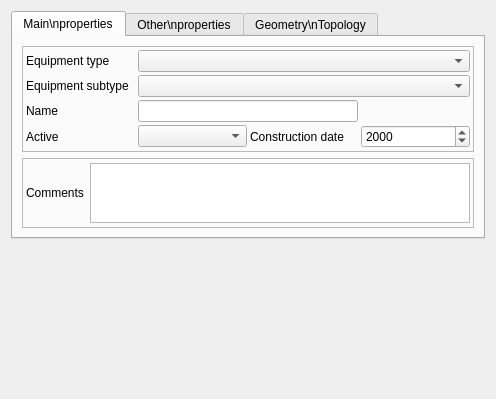
<?xml version="1.0" encoding="UTF-8"?>
<ui version="4.0">
 <class>Form_base3_wds</class>
 <widget class="QWidget" name="Form_base3_wds">
  <property name="geometry">
   <rect>
    <x>0</x>
    <y>0</y>
    <width>496</width>
    <height>399</height>
   </rect>
  </property>
  <property name="windowTitle">
   <string>Form</string>
  </property>
  <layout class="QVBoxLayout" name="verticalLayout" stretch="0,10">
   <item>
    <widget class="QTabWidget" name="tabWidget">
     <property name="currentIndex">
      <number>0</number>
     </property>
     <widget class="QWidget" name="tab">
      <attribute name="title">
       <string>Main\nproperties</string>
      </attribute>
      <layout class="QVBoxLayout" name="verticalLayout_2">
       <item>
        <widget class="QFrame" name="frame">
         <property name="frameShape">
          <enum>QFrame::StyledPanel</enum>
         </property>
         <property name="frameShadow">
          <enum>QFrame::Raised</enum>
         </property>
         <layout class="QGridLayout" name="gridLayout">
          <property name="leftMargin">
           <number>3</number>
          </property>
          <property name="topMargin">
           <number>3</number>
          </property>
          <property name="rightMargin">
           <number>3</number>
          </property>
          <property name="bottomMargin">
           <number>3</number>
          </property>
          <property name="spacing">
           <number>3</number>
          </property>
          <item row="0" column="0">
           <widget class="QLabel" name="label_2">
            <property name="text">
             <string>Equipment type</string>
            </property>
            <property name="wordWrap">
             <bool>true</bool>
            </property>
           </widget>
          </item>
          <item row="1" column="0">
           <widget class="QLabel" name="label_8">
            <property name="text">
             <string>Equipment subtype</string>
            </property>
            <property name="wordWrap">
             <bool>true</bool>
            </property>
           </widget>
          </item>
          <item row="3" column="0">
           <widget class="QLabel" name="label_28">
            <property name="text">
             <string>Active</string>
            </property>
           </widget>
          </item>
          <item row="2" column="0">
           <widget class="QLabel" name="label_24">
            <property name="text">
             <string>Name</string>
            </property>
           </widget>
          </item>
          <item row="3" column="1">
           <widget class="QComboBox" name="operational"/>
          </item>
          <item row="1" column="1" colspan="3">
           <widget class="QComboBox" name="equipmentsubtype"/>
          </item>
          <item row="0" column="1" colspan="3">
           <widget class="QComboBox" name="equipmenttype"/>
          </item>
          <item row="3" column="2">
           <widget class="QLabel" name="label_29">
            <property name="text">
             <string>Construction date</string>
            </property>
            <property name="wordWrap">
             <bool>true</bool>
            </property>
           </widget>
          </item>
          <item row="3" column="3">
           <widget class="QDateEdit" name="dateoperationalcreation">
            <property name="displayFormat">
             <string>yyyy</string>
            </property>
           </widget>
          </item>
          <item row="2" column="1" colspan="2">
           <widget class="QLineEdit" name="name"/>
          </item>
         </layout>
        </widget>
       </item>
       <item>
        <widget class="QFrame" name="frame_2">
         <property name="frameShape">
          <enum>QFrame::StyledPanel</enum>
         </property>
         <property name="frameShadow">
          <enum>QFrame::Raised</enum>
         </property>
         <layout class="QHBoxLayout" name="horizontalLayout">
          <property name="leftMargin">
           <number>3</number>
          </property>
          <property name="topMargin">
           <number>3</number>
          </property>
          <property name="rightMargin">
           <number>3</number>
          </property>
          <property name="bottomMargin">
           <number>3</number>
          </property>
          <item>
           <widget class="QLabel" name="label_7">
            <property name="text">
             <string>Comments</string>
            </property>
           </widget>
          </item>
          <item>
           <widget class="QTextBrowser" name="comment">
            <property name="maximumSize">
             <size>
              <width>16777215</width>
              <height>60</height>
             </size>
            </property>
            <property name="readOnly">
             <bool>false</bool>
            </property>
           </widget>
          </item>
         </layout>
        </widget>
       </item>
      </layout>
     </widget>
     <widget class="QWidget" name="tab_2">
      <attribute name="title">
       <string>Other\nproperties</string>
      </attribute>
      <layout class="QVBoxLayout" name="verticalLayout_3">
       <item>
        <widget class="QStackedWidget" name="stackedWidget">
         <property name="currentIndex">
          <number>1</number>
         </property>
         <widget class="QWidget" name="Regard">
          <layout class="QGridLayout" name="gridLayout_2">
           <item row="0" column="0">
            <widget class="QLabel" name="label_26">
             <property name="text">
              <string>Total dynamic head</string>
             </property>
             <property name="wordWrap">
              <bool>true</bool>
             </property>
            </widget>
           </item>
           <item row="0" column="2">
            <widget class="QToolButton" name="toolButton_hmano">
             <property name="text">
              <string>...</string>
             </property>
            </widget>
           </item>
           <item row="0" column="1">
            <widget class="QDoubleSpinBox" name="totaldynamichead">
             <property name="minimum">
              <double>-1.000000000000000</double>
             </property>
             <property name="maximum">
              <double>999999.000000000000000</double>
             </property>
            </widget>
           </item>
           <item row="1" column="1">
            <spacer name="verticalSpacer_2">
             <property name="orientation">
              <enum>Qt::Vertical</enum>
             </property>
             <property name="sizeHint" stdset="0">
              <size>
               <width>20</width>
               <height>40</height>
              </size>
             </property>
            </spacer>
           </item>
          </layout>
         </widget>
         <widget class="QWidget" name="branchement">
          <layout class="QGridLayout" name="gridLayout_5">
           <item row="0" column="0">
            <widget class="QLabel" name="label_5">
             <property name="text">
              <string>Volume</string>
             </property>
             <property name="wordWrap">
              <bool>true</bool>
             </property>
            </widget>
           </item>
           <item row="2" column="0">
            <widget class="QLabel" name="label_25">
             <property name="text">
              <string>Overflow elevation</string>
             </property>
             <property name="wordWrap">
              <bool>true</bool>
             </property>
            </widget>
           </item>
           <item row="0" column="1">
            <widget class="QDoubleSpinBox" name="volume">
             <property name="minimum">
              <double>-1.000000000000000</double>
             </property>
             <property name="maximum">
              <double>999999.000000000000000</double>
             </property>
            </widget>
           </item>
           <item row="0" column="2">
            <widget class="QToolButton" name="toolButton_volume">
             <property name="text">
              <string>...</string>
             </property>
            </widget>
           </item>
           <item row="0" column="3">
            <widget class="QLabel" name="label_6">
             <property name="text">
              <string>Tank number</string>
             </property>
             <property name="wordWrap">
              <bool>true</bool>
             </property>
            </widget>
           </item>
           <item row="1" column="3">
            <widget class="QLabel" name="label_3">
             <property name="text">
              <string>Culvert elevation</string>
             </property>
             <property name="wordWrap">
              <bool>true</bool>
             </property>
            </widget>
           </item>
           <item row="0" column="4">
            <widget class="QSpinBox" name="tanknumber"/>
           </item>
           <item row="0" column="5">
            <widget class="QToolButton" name="toolButton_nbrecuve">
             <property name="text">
              <string>...</string>
             </property>
            </widget>
           </item>
           <item row="3" column="2">
            <spacer name="verticalSpacer_3">
             <property name="orientation">
              <enum>Qt::Vertical</enum>
             </property>
             <property name="sizeHint" stdset="0">
              <size>
               <width>20</width>
               <height>40</height>
              </size>
             </property>
            </spacer>
           </item>
           <item row="1" column="0">
            <widget class="QLabel" name="label">
             <property name="text">
              <string>Sql elevation</string>
             </property>
             <property name="wordWrap">
              <bool>true</bool>
             </property>
            </widget>
           </item>
           <item row="1" column="1">
            <widget class="QDoubleSpinBox" name="elevationsql">
             <property name="minimum">
              <double>-1.000000000000000</double>
             </property>
             <property name="maximum">
              <double>999999.000000000000000</double>
             </property>
            </widget>
           </item>
           <item row="1" column="4">
            <widget class="QDoubleSpinBox" name="elevationculvert">
             <property name="minimum">
              <double>-1.000000000000000</double>
             </property>
             <property name="maximum">
              <double>999999.000000000000000</double>
             </property>
            </widget>
           </item>
           <item row="2" column="1">
            <widget class="QDoubleSpinBox" name="elevationoverflow">
             <property name="minimum">
              <double>-1.000000000000000</double>
             </property>
             <property name="maximum">
              <double>999999.000000000000000</double>
             </property>
            </widget>
           </item>
           <item row="1" column="2">
            <widget class="QToolButton" name="toolButton_cotesql">
             <property name="text">
              <string>...</string>
             </property>
            </widget>
           </item>
           <item row="1" column="5">
            <widget class="QToolButton" name="toolButton_coteradier">
             <property name="text">
              <string>...</string>
             </property>
            </widget>
           </item>
           <item row="2" column="2">
            <widget class="QToolButton" name="toolButton_cotetp">
             <property name="text">
              <string>...</string>
             </property>
            </widget>
           </item>
          </layout>
         </widget>
         <widget class="QWidget" name="refoulement">
          <layout class="QGridLayout" name="gridLayout_7">
           <item row="1" column="0">
            <widget class="QLabel" name="label_30">
             <property name="text">
              <string>Counter number</string>
             </property>
             <property name="wordWrap">
              <bool>true</bool>
             </property>
            </widget>
           </item>
           <item row="0" column="1">
            <widget class="QDoubleSpinBox" name="diameter">
             <property name="decimals">
              <number>3</number>
             </property>
             <property name="minimum">
              <double>-1.000000000000000</double>
             </property>
             <property name="maximum">
              <double>999999.000000000000000</double>
             </property>
            </widget>
           </item>
           <item row="0" column="2">
            <widget class="QToolButton" name="toolButton_diam">
             <property name="text">
              <string>...</string>
             </property>
            </widget>
           </item>
           <item row="0" column="0">
            <widget class="QLabel" name="label_27">
             <property name="text">
              <string>Diameter</string>
             </property>
             <property name="wordWrap">
              <bool>true</bool>
             </property>
            </widget>
           </item>
           <item row="2" column="0">
            <widget class="QLabel" name="label_31">
             <property name="text">
              <string>Counter type</string>
             </property>
             <property name="wordWrap">
              <bool>true</bool>
             </property>
            </widget>
           </item>
           <item row="3" column="0">
            <spacer name="verticalSpacer_4">
             <property name="orientation">
              <enum>Qt::Vertical</enum>
             </property>
             <property name="sizeHint" stdset="0">
              <size>
               <width>20</width>
               <height>40</height>
              </size>
             </property>
            </spacer>
           </item>
           <item row="1" column="1">
            <widget class="QDoubleSpinBox" name="meternumber">
             <property name="minimum">
              <double>-1.000000000000000</double>
             </property>
             <property name="maximum">
              <double>999999.000000000000000</double>
             </property>
            </widget>
           </item>
           <item row="1" column="2">
            <widget class="QToolButton" name="toolButton_nbrecompteur">
             <property name="text">
              <string>...</string>
             </property>
            </widget>
           </item>
           <item row="2" column="1" colspan="2">
            <widget class="QComboBox" name="metertype"/>
           </item>
          </layout>
         </widget>
         <widget class="QWidget" name="page">
          <layout class="QGridLayout" name="gridLayout_6"/>
         </widget>
         <widget class="QWidget" name="autre"/>
        </widget>
       </item>
      </layout>
     </widget>
     <widget class="QWidget" name="tab_3">
      <attribute name="title">
       <string>Geometry\nTopology</string>
      </attribute>
      <layout class="QVBoxLayout" name="verticalLayout_4">
       <item>
        <widget class="QFrame" name="frame_4">
         <property name="frameShape">
          <enum>QFrame::StyledPanel</enum>
         </property>
         <property name="frameShadow">
          <enum>QFrame::Raised</enum>
         </property>
         <layout class="QGridLayout" name="gridLayout_4">
          <item row="0" column="0">
           <widget class="QLabel" name="label_32">
            <property name="text">
             <string>Depth</string>
            </property>
           </widget>
          </item>
          <item row="0" column="1">
           <widget class="QDoubleSpinBox" name="depthequipment">
            <property name="minimum">
             <double>-1.000000000000000</double>
            </property>
            <property name="maximum">
             <double>9999.000000000000000</double>
            </property>
           </widget>
          </item>
          <item row="0" column="2">
           <widget class="QToolButton" name="toolButton_prof">
            <property name="text">
             <string>...</string>
            </property>
           </widget>
          </item>
         </layout>
        </widget>
       </item>
       <item>
        <widget class="QFrame" name="frame_3">
         <property name="frameShape">
          <enum>QFrame::StyledPanel</enum>
         </property>
         <property name="frameShadow">
          <enum>QFrame::Raised</enum>
         </property>
         <layout class="QGridLayout" name="gridLayout_3">
          <property name="leftMargin">
           <number>3</number>
          </property>
          <property name="topMargin">
           <number>3</number>
          </property>
          <property name="rightMargin">
           <number>3</number>
          </property>
          <property name="bottomMargin">
           <number>3</number>
          </property>
          <property name="spacing">
           <number>3</number>
          </property>
          <item row="2" column="1">
           <widget class="QDoubleSpinBox" name="Z">
            <property name="minimum">
             <double>-99.000000000000000</double>
            </property>
            <property name="maximum">
             <double>9999.000000000000000</double>
            </property>
           </widget>
          </item>
          <item row="1" column="1">
           <widget class="QDoubleSpinBox" name="Y">
            <property name="minimum">
             <double>-99.000000000000000</double>
            </property>
            <property name="maximum">
             <double>9999.000000000000000</double>
            </property>
           </widget>
          </item>
          <item row="2" column="3">
           <widget class="QDoubleSpinBox" name="dZ">
            <property name="minimum">
             <double>-1.000000000000000</double>
            </property>
            <property name="maximum">
             <double>9999.000000000000000</double>
            </property>
           </widget>
          </item>
          <item row="1" column="0">
           <widget class="QLabel" name="label_18">
            <property name="text">
             <string>Y</string>
            </property>
           </widget>
          </item>
          <item row="2" column="0">
           <widget class="QLabel" name="label_22">
            <property name="text">
             <string>Z cover</string>
            </property>
           </widget>
          </item>
          <item row="1" column="3">
           <widget class="QDoubleSpinBox" name="dY">
            <property name="minimum">
             <double>-1.000000000000000</double>
            </property>
            <property name="maximum">
             <double>9999.000000000000000</double>
            </property>
           </widget>
          </item>
          <item row="0" column="0">
           <widget class="QLabel" name="label_15">
            <property name="text">
             <string>X</string>
            </property>
           </widget>
          </item>
          <item row="0" column="3">
           <widget class="QDoubleSpinBox" name="dX">
            <property name="minimum">
             <double>-1.000000000000000</double>
            </property>
            <property name="maximum">
             <double>9999.000000000000000</double>
            </property>
           </widget>
          </item>
          <item row="0" column="1">
           <widget class="QDoubleSpinBox" name="X">
            <property name="minimum">
             <double>-99.000000000000000</double>
            </property>
            <property name="maximum">
             <double>9999.000000000000000</double>
            </property>
           </widget>
          </item>
          <item row="1" column="2">
           <widget class="QLabel" name="label_21">
            <property name="text">
             <string>dY</string>
            </property>
           </widget>
          </item>
          <item row="0" column="2">
           <widget class="QLabel" name="label_16">
            <property name="text">
             <string>dX</string>
            </property>
           </widget>
          </item>
          <item row="2" column="2">
           <widget class="QLabel" name="label_23">
            <property name="text">
             <string>dZ</string>
            </property>
           </widget>
          </item>
          <item row="3" column="0" colspan="4">
           <widget class="QPushButton" name="pushButton_getGPS">
            <property name="text">
             <string>GPS</string>
            </property>
           </widget>
          </item>
         </layout>
        </widget>
       </item>
       <item>
        <widget class="QFrame" name="frame_gps">
         <property name="frameShape">
          <enum>QFrame::StyledPanel</enum>
         </property>
         <property name="frameShadow">
          <enum>QFrame::Raised</enum>
         </property>
        </widget>
       </item>
      </layout>
     </widget>
    </widget>
   </item>
   <item>
    <spacer name="verticalSpacer">
     <property name="orientation">
      <enum>Qt::Vertical</enum>
     </property>
     <property name="sizeHint" stdset="0">
      <size>
       <width>20</width>
       <height>40</height>
      </size>
     </property>
    </spacer>
   </item>
  </layout>
 </widget>
 <resources/>
 <connections/>
</ui>
